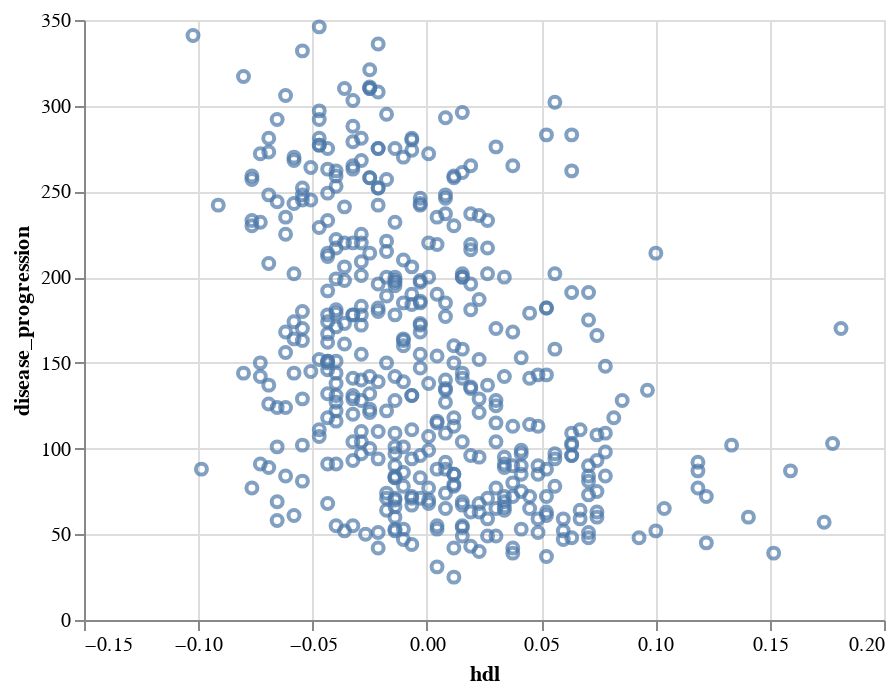

The cell this chart's notebook holds for it:
### Markdown cell above
# Part 3: Diabetes dataset (23 points)

In Part 3, we switch to a new data set that describes diabetes disease progression (a metric that captures the progression of diabetes, where higher scores represent a more advanced case of diabetes) and multiple predictors. Apply what you have learned above to construct hypothetical outcome plots and spaghetti plots for the relationship between diabetes disease progression (`disease_progression`) and the `hdl` variable (high-density lipoproteins -- "good chloestrol" that transports chloestrol to the liver). A visualization of the relationship can be found below:

### Code cell
from sklearn.datasets import load_diabetes
X, y = load_diabetes(return_X_y=True)

#create a dataframe containing predictors (housing_X) and the response variable (housing_y)

diabetes_X = pd.DataFrame(X, columns=["age","sex","bmi","bp", "tc", "ldl", "hdl","tch", "ltg", "glu"])
diabetes_y = pd.DataFrame(y, columns=["disease_progression"])

#also create a combined data frame with both predictors and response variables
diabetes_df = pd.concat([diabetes_y, diabetes_X], axis=1)

#show the hdl versus disease_progression
alt.Chart(diabetes_df).mark_point().encode(
    x="hdl",
    y="disease_progression"
)

### Figure 1 — Vega-Lite specification as saved in the notebook (floating-point values rounded to 4 significant figures; data arrays with more than 128 entries replaced by an {"elided": "..."} marker saying what was removed)
{"config": {"view": {"continuousWidth": 400, "continuousHeight": 300}}, "data": {"name": "data-000dd81db4471fcaa73904f267534d9a"}, "mark": "point", "encoding": {"x": {"type": "quantitative", "field": "hdl"}, "y": {"type": "quantitative", "field": "disease_progression"}}, "$schema": "https://vega.github.io/schema/vega-lite/v4.8.1.json", "datasets": {"data-000dd81db4471fcaa73904f267534d9a": {"elided": "442 records"}}}
